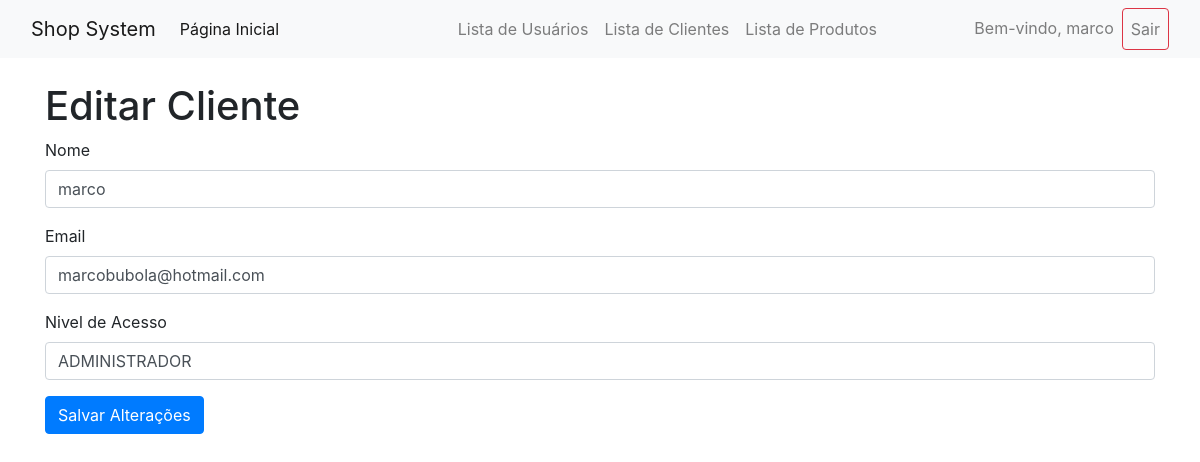
Screenshot of /editar_usuarios.php?id=1 (signed in) with the database file from the repository.
### tables this page shows
CREATE TABLE `usuarios` (
  `id` int NOT NULL AUTO_INCREMENT,
  `nome` varchar(255) NOT NULL,
  `email` varchar(255) NOT NULL,
  `senha` varchar(255) NOT NULL,
  `nivel_acesso` varchar(255) NOT NULL,
  PRIMARY KEY (`id`)
);

### editar_usuarios.php (the view, shortened to what this page needs)
<?php
include 'conexao.php';
include 'menu.php';
$id = $_GET['id'];
$usuarios = $conn->prepare("SELECT * FROM usuarios WHERE id = ?");
$usuarios->execute([$id]);
$usuarios = $usuarios->fetch(PDO::FETCH_ASSOC);
?>
<!DOCTYPE html>
<html lang="pt-br">
<head>
  <link rel="stylesheet" href="https://maxcdn.bootstrapcdn.com/bootstrap/4.5.2/css/bootstrap.min.css">
</head>
<body>
  <div class="container">
    <h1 class="mt-4">Editar Cliente</h1>
    <form method="POST" enctype="multipart/form-data">
      <div class="form-group">
        <label for="nome">Nome</label>
        <input type="text" class="form-control" name="nome" value="<?= htmlspecialchars($usuarios['nome']) ?>" required>
      </div>
      <div class="form-group">
        <label for="email">Email</label>
        <input type="email" class="form-control" name="email" value="<?= htmlspecialchars($usuarios['email']) ?>"
          required>
      </div>
      <div class="form-group">
        <label for="nivel_acesso">Nivel de Acesso</label>
        <input type="text" class="form-control" name="nivel_acesso"
          value="<?= htmlspecialchars($usuarios['nivel_acesso']) ?>" required>
      </div>
      <button type="submit" class="btn btn-primary">Salvar Alterações</button>
    </form>
  </div>
</body>
</html>

### rows the page displays
usuarios: nome "marco", email "marcobubola@hotmail.com", nivel_acesso "ADMINISTRADOR"

### other values shown
$_SESSION['nome_usuario'] "marco"
